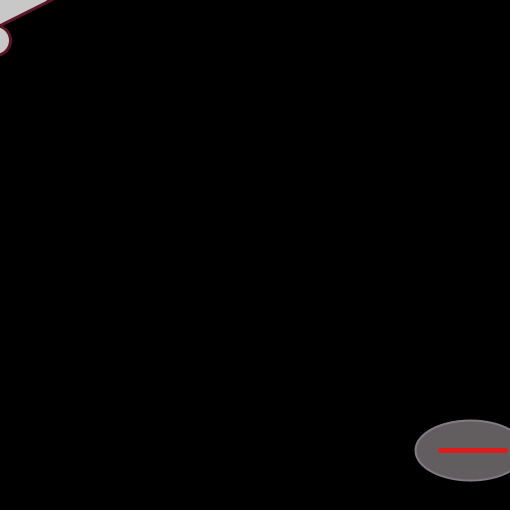
Frame 1 (no input)
Frame 60 (the mouse pressed at the canvas centre just before this capture): identical to frame 1, image omitted
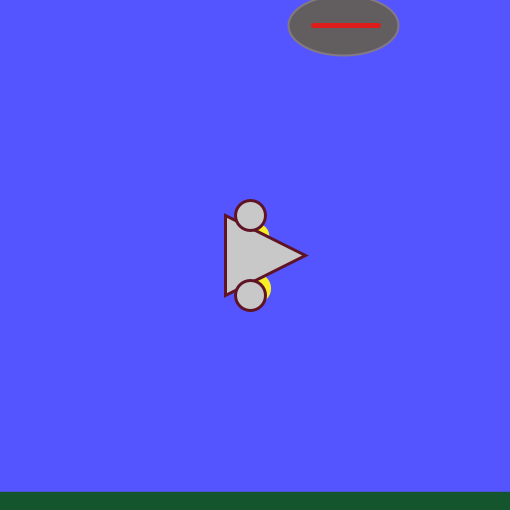
Frame 120 (the mouse held since frame 60 and released just before this capture)

The Processing sketch that drew these frames (run headless with seeded random() and noise(); from frame 60 on, the mouse is pressed at the canvas centre):

// Processing sketch: processing_181484
// ── processing_181484.pde

float colisio = -7;

float AlienX = 470;
float AlienY = 450;
float UllsY = 450;
float UlldX = 440;
float UlleX = 505;

String s = "CUIDAOOOOO!!";

void cylon () {
    fill(98, 93, 94);
    stroke(131, 121, 131);
    strokeWeight(2);
    ellipse(AlienX, AlienY, 110, 60);
    strokeWeight(5);
    stroke(223, 28, 28);
    fill(223, 28, 28);
    line(UlldX, UllsY, UlleX, UllsY);
}


void setup () {
  size(510, 510);
  stroke(137, 19, 41);
  noCursor();
}

void draw () {
  background(mouseX/3, mouseX/3, mouseX);



  //trets viper______________________________________
  
  noStroke();
  {
    if (mousePressed)
    {
      fill(247, 237, 40);
      ellipse(mouseX-2+random(30), mouseY-43+random(30), random(20, 30), random(20, 30));
      ellipse(mouseX-2+random(30), mouseY+20+random(30), random(20, 30), random(20, 30));
    }
  }

  //viper_______________________________________________
  
  stroke(95, 20, 38);
  strokeWeight(3);
  fill(200);
  triangle(mouseX-30, mouseY+40, mouseX-30, mouseY-40, mouseX+50, mouseY);
  ellipse(mouseX-5, mouseY-40, 30, 30);
  ellipse(mouseX-5, mouseY+40, 30, 30);

  //terra________________________________________________
  
  fill(21, 85, 46);
  noStroke();
  rect(0, 510, 510, mouseY/colisio*0.5);

  //text__________________________________________________
  
 float mov = 500-mouseY*0.4;
  textSize(32);
    if  (mouseY>=380) {    
      fill(random(80,250),random(80,250),0);
      text(s, mouseX+40,mov);
    } else {
      text(s, 600,600,0,0);
    }

  //cylon________________________________________
  translate(mouseX/-2, mouseY/-0.6);
  cylon();
  
  
}
